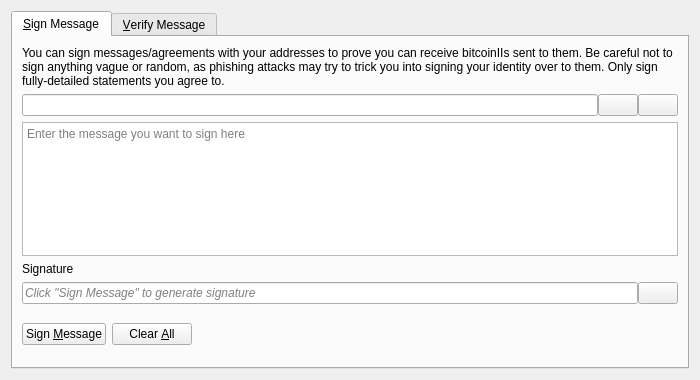
<?xml version="1.0" encoding="UTF-8"?>
<ui version="4.0">
 <class>SignVerifyMessageDialog</class>
 <widget class="QDialog" name="SignVerifyMessageDialog">
  <property name="geometry">
   <rect>
    <x>0</x>
    <y>0</y>
    <width>700</width>
    <height>380</height>
   </rect>
  </property>
  <property name="windowTitle">
   <string>Signatures - Sign / Verify a Message</string>
  </property>
  <property name="modal">
   <bool>true</bool>
  </property>
  <layout class="QVBoxLayout" name="verticalLayout">
   <item>
    <widget class="QTabWidget" name="tabWidget">
     <property name="currentIndex">
      <number>0</number>
     </property>
     <widget class="QWidget" name="tabSignMessage">
      <attribute name="title">
       <string>&amp;Sign Message</string>
      </attribute>
      <layout class="QVBoxLayout" name="verticalLayout_SM">
       <item>
        <widget class="QLabel" name="infoLabel_SM">
         <property name="text">
          <string>You can sign messages/agreements with your addresses to prove you can receive bitcoinIIs sent to them. Be careful not to sign anything vague or random, as phishing attacks may try to trick you into signing your identity over to them. Only sign fully-detailed statements you agree to.</string>
         </property>
         <property name="textFormat">
          <enum>Qt::PlainText</enum>
         </property>
         <property name="wordWrap">
          <bool>true</bool>
         </property>
        </widget>
       </item>
       <item>
        <layout class="QHBoxLayout" name="horizontalLayout_1_SM">
         <property name="spacing">
          <number>0</number>
         </property>
         <item>
          <widget class="QValidatedLineEdit" name="addressIn_SM">
           <property name="toolTip">
            <string>The Bitcoin Cash II address to sign the message with</string>
           </property>
          </widget>
         </item>
         <item>
          <widget class="QPushButton" name="addressBookButton_SM">
           <property name="toolTip">
            <string>Choose previously used address</string>
           </property>
           <property name="text">
            <string/>
           </property>
           <property name="icon">
            <iconset resource="../bitcoinII.qrc">
             <normaloff>:/icons/address-book</normaloff>:/icons/address-book</iconset>
           </property>
           <property name="shortcut">
            <string>Alt+A</string>
           </property>
           <property name="autoDefault">
            <bool>false</bool>
           </property>
          </widget>
         </item>
         <item>
          <widget class="QPushButton" name="pasteButton_SM">
           <property name="toolTip">
            <string>Paste address from clipboard</string>
           </property>
           <property name="text">
            <string/>
           </property>
           <property name="icon">
            <iconset resource="../bitcoinII.qrc">
             <normaloff>:/icons/editpaste</normaloff>:/icons/editpaste</iconset>
           </property>
           <property name="shortcut">
            <string>Alt+P</string>
           </property>
           <property name="autoDefault">
            <bool>false</bool>
           </property>
          </widget>
         </item>
        </layout>
       </item>
       <item>
        <widget class="QPlainTextEdit" name="messageIn_SM">
         <property name="toolTip">
          <string>Enter the message you want to sign here</string>
         </property>
         <property name="placeholderText">
          <string>Enter the message you want to sign here</string>
         </property>
        </widget>
       </item>
       <item>
        <widget class="QLabel" name="signatureLabel_SM">
         <property name="text">
          <string>Signature</string>
         </property>
         <property name="textFormat">
          <enum>Qt::PlainText</enum>
         </property>
        </widget>
       </item>
       <item>
        <layout class="QHBoxLayout" name="horizontalLayout_2_SM">
         <property name="spacing">
          <number>0</number>
         </property>
         <item>
          <widget class="QLineEdit" name="signatureOut_SM">
           <property name="placeholderText">
            <string>Click "Sign Message" to generate signature</string>
           </property>
           <property name="font">
            <font>
             <italic>true</italic>
            </font>
           </property>
           <property name="readOnly">
            <bool>true</bool>
           </property>
          </widget>
         </item>
         <item>
          <widget class="QPushButton" name="copySignatureButton_SM">
           <property name="toolTip">
            <string>Copy the current signature to the system clipboard</string>
           </property>
           <property name="text">
            <string/>
           </property>
           <property name="icon">
            <iconset resource="../bitcoinII.qrc">
             <normaloff>:/icons/editcopy</normaloff>:/icons/editcopy</iconset>
           </property>
           <property name="autoDefault">
            <bool>false</bool>
           </property>
          </widget>
         </item>
        </layout>
       </item>
       <item>
        <layout class="QHBoxLayout" name="horizontalLayout_3_SM">
         <item>
          <widget class="QPushButton" name="signMessageButton_SM">
           <property name="toolTip">
            <string>Sign the message to prove you own this Bitcoin Cash II address</string>
           </property>
           <property name="text">
            <string>Sign &amp;Message</string>
           </property>
           <property name="icon">
            <iconset resource="../bitcoinII.qrc">
             <normaloff>:/icons/edit</normaloff>:/icons/edit</iconset>
           </property>
           <property name="autoDefault">
            <bool>false</bool>
           </property>
          </widget>
         </item>
         <item>
          <widget class="QPushButton" name="clearButton_SM">
           <property name="toolTip">
            <string>Reset all sign message fields</string>
           </property>
           <property name="text">
            <string>Clear &amp;All</string>
           </property>
           <property name="icon">
            <iconset resource="../bitcoinII.qrc">
             <normaloff>:/icons/remove</normaloff>:/icons/remove</iconset>
           </property>
           <property name="autoDefault">
            <bool>false</bool>
           </property>
          </widget>
         </item>
         <item>
          <spacer name="horizontalSpacer_1_SM">
           <property name="orientation">
            <enum>Qt::Horizontal</enum>
           </property>
           <property name="sizeHint" stdset="0">
            <size>
             <width>40</width>
             <height>48</height>
            </size>
           </property>
          </spacer>
         </item>
         <item>
          <widget class="QLabel" name="statusLabel_SM">
           <property name="font">
            <font>
             <weight>75</weight>
             <bold>true</bold>
            </font>
           </property>
           <property name="text">
            <string/>
           </property>
           <property name="wordWrap">
            <bool>true</bool>
           </property>
          </widget>
         </item>
         <item>
          <spacer name="horizontalSpacer_2_SM">
           <property name="orientation">
            <enum>Qt::Horizontal</enum>
           </property>
           <property name="sizeHint" stdset="0">
            <size>
             <width>40</width>
             <height>48</height>
            </size>
           </property>
          </spacer>
         </item>
        </layout>
       </item>
      </layout>
     </widget>
     <widget class="QWidget" name="tabVerifyMessage">
      <attribute name="title">
       <string>&amp;Verify Message</string>
      </attribute>
      <layout class="QVBoxLayout" name="verticalLayout_VM">
       <item>
        <widget class="QLabel" name="infoLabel_VM">
         <property name="text">
          <string>Enter the receiver's address, message (ensure you copy line breaks, spaces, tabs, etc. exactly) and signature below to verify the message. Be careful not to read more into the signature than what is in the signed message itself, to avoid being tricked by a man-in-the-middle attack. Note that this only proves the signing party receives with the address, it cannot prove sendership of any transaction!</string>
         </property>
         <property name="textFormat">
          <enum>Qt::PlainText</enum>
         </property>
         <property name="alignment">
          <set>Qt::AlignLeading|Qt::AlignLeft|Qt::AlignTop</set>
         </property>
         <property name="wordWrap">
          <bool>true</bool>
         </property>
        </widget>
       </item>
       <item>
        <layout class="QHBoxLayout" name="horizontalLayout_1_VM">
         <property name="spacing">
          <number>0</number>
         </property>
         <item>
          <widget class="QValidatedLineEdit" name="addressIn_VM">
           <property name="toolTip">
            <string>The Bitcoin Cash II address the message was signed with</string>
           </property>
          </widget>
         </item>
         <item>
          <widget class="QPushButton" name="addressBookButton_VM">
           <property name="toolTip">
            <string>Choose previously used address</string>
           </property>
           <property name="text">
            <string/>
           </property>
           <property name="icon">
            <iconset resource="../bitcoinII.qrc">
             <normaloff>:/icons/address-book</normaloff>:/icons/address-book</iconset>
           </property>
           <property name="shortcut">
            <string>Alt+A</string>
           </property>
           <property name="autoDefault">
            <bool>false</bool>
           </property>
          </widget>
         </item>
        </layout>
       </item>
       <item>
        <widget class="QPlainTextEdit" name="messageIn_VM">
          <property name="toolTip">
            <string>The signed message to verify</string>
          </property>
          <property name="placeholderText">
            <string>The signed message to verify</string>
          </property>
        </widget>
       </item>
       <item>
        <widget class="QValidatedLineEdit" name="signatureIn_VM">
          <property name="toolTip">
            <string>The signature given when the message was signed</string>
          </property>
          <property name="placeholderText">
            <string>The signature given when the message was signed</string>
          </property>
        </widget>
       </item>
       <item>
        <layout class="QHBoxLayout" name="horizontalLayout_2_VM">
         <item>
          <widget class="QPushButton" name="verifyMessageButton_VM">
           <property name="toolTip">
            <string>Verify the message to ensure it was signed with the specified Bitcoin Cash II address</string>
           </property>
           <property name="text">
            <string>Verify &amp;Message</string>
           </property>
           <property name="icon">
            <iconset resource="../bitcoinII.qrc">
             <normaloff>:/icons/transaction_0</normaloff>:/icons/transaction_0</iconset>
           </property>
           <property name="autoDefault">
            <bool>false</bool>
           </property>
          </widget>
         </item>
         <item>
          <widget class="QPushButton" name="clearButton_VM">
           <property name="toolTip">
            <string>Reset all verify message fields</string>
           </property>
           <property name="text">
            <string>Clear &amp;All</string>
           </property>
           <property name="icon">
            <iconset resource="../bitcoinII.qrc">
             <normaloff>:/icons/remove</normaloff>:/icons/remove</iconset>
           </property>
           <property name="autoDefault">
            <bool>false</bool>
           </property>
          </widget>
         </item>
         <item>
          <spacer name="horizontalSpacer_1_VM">
           <property name="orientation">
            <enum>Qt::Horizontal</enum>
           </property>
           <property name="sizeHint" stdset="0">
            <size>
             <width>40</width>
             <height>48</height>
            </size>
           </property>
          </spacer>
         </item>
         <item>
          <widget class="QLabel" name="statusLabel_VM">
           <property name="font">
            <font>
             <weight>75</weight>
             <bold>true</bold>
            </font>
           </property>
           <property name="text">
            <string/>
           </property>
           <property name="wordWrap">
            <bool>true</bool>
           </property>
          </widget>
         </item>
         <item>
          <spacer name="horizontalSpacer_2_VM">
           <property name="orientation">
            <enum>Qt::Horizontal</enum>
           </property>
           <property name="sizeHint" stdset="0">
            <size>
             <width>40</width>
             <height>48</height>
            </size>
           </property>
          </spacer>
         </item>
        </layout>
       </item>
      </layout>
     </widget>
    </widget>
   </item>
  </layout>
 </widget>
 <customwidgets>
  <customwidget>
   <class>QValidatedLineEdit</class>
   <extends>QLineEdit</extends>
   <header>qt/qvalidatedlineedit.h</header>
  </customwidget>
 </customwidgets>
 <resources>
  <include location="../bitcoinII.qrc"/>
 </resources>
 <connections/>
</ui>
